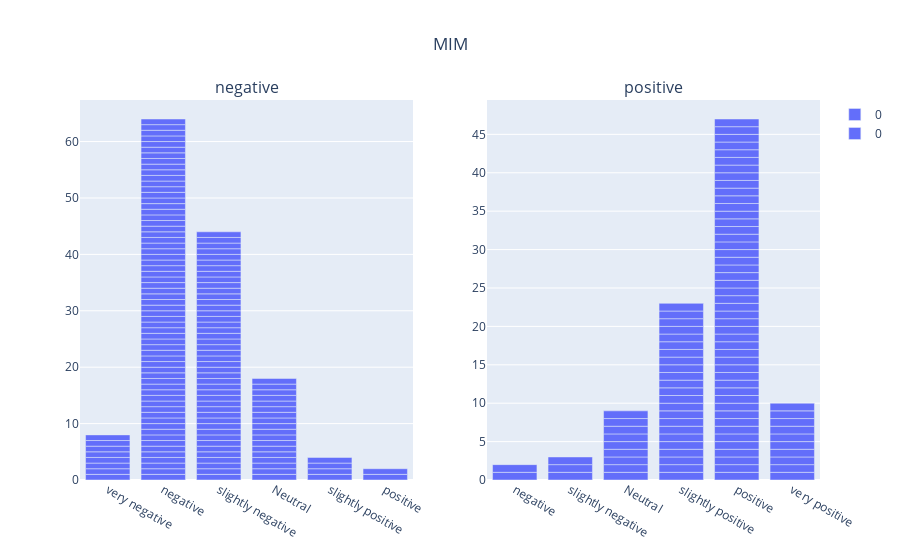

The code cell stored with this chart in its notebook:
### Code cell
fig2 = px.bar(df2)
fig6 = px.bar(df6)

fig2_traces = []
fig6_traces = []

for trace in range(len(fig2["data"])):
    fig2_traces.append(fig2["data"][trace])
for trace in range(len(fig6["data"])):
    fig6_traces.append(fig6["data"][trace])

this_figure = sp.make_subplots(rows=1, cols=2, subplot_titles=("negative", "positive"))
for traces in fig2_traces:
    this_figure.append_trace(traces, row=1, col=1)
for traces in fig6_traces:
    this_figure.append_trace(traces, row=1, col=2)

# this_figure.update_layout(height=600, width=1500, title_text="CMU-MOSI 7 Class Sentiment Intensity")
this_figure.update_layout(title_text='MIM', title_x=0.5)
this_figure.update_xaxes(categoryorder='array', categoryarray= order)
# this_figure.update_yaxes(range=[0,250])
this_figure.show()

### Figure 1 — Plotly figure (JSON) as saved in the notebook; plotly's stock layout.template omitted (floating-point values rounded to 4 significant figures; data arrays with more than 128 entries replaced by an {"elided": "..."} marker saying what was removed)
{"data": [{"alignmentgroup": "True", "hovertemplate": "variable=0<br>value=%{x}<br>count=%{y}<extra></extra>", "legendgroup": "0", "marker": {"color": "#636efa", "pattern": {"shape": ""}}, "name": "0", "offsetgroup": "0", "orientation": "v", "showlegend": true, "textposition": "auto", "type": "bar", "x": {"elided": "140 str values"}, "xaxis": "x", "y": {"elided": "140 int values"}, "yaxis": "y"}, {"alignmentgroup": "True", "hovertemplate": "variable=0<br>value=%{x}<br>count=%{y}<extra></extra>", "legendgroup": "0", "marker": {"color": "#636efa", "pattern": {"shape": ""}}, "name": "0", "offsetgroup": "0", "orientation": "v", "showlegend": true, "textposition": "auto", "type": "bar", "x": ["positive", "positive", "positive", "positive", "slightly positive", "positive", "Neutral", "very positive", "positive", "positive", "positive", "positive", "very positive", "slightly negative", "positive", "positive", "positive", "positive", "positive", "positive", "negative", "very positive", "slightly positive", "positive", "slightly positive", "positive", "slightly positive", "positive", "positive", "positive", "slightly positive", "slightly positive", "slightly positive", "positive", "very positive", "very positive", "Neutral", "very positive", "positive", "slightly positive", "slightly negative", "slightly positive", "positive", "positive", "positive", "positive", "slightly positive", "very positive", "positive", "slightly positive", "very positive", "slightly positive", "very positive", "Neutral", "positive", "positive", "Neutral", "positive", "positive", "positive", "Neutral", "positive", "positive", "slightly positive", "Neutral", "positive", "very positive", "negative", "slightly negative", "Neutral", "positive", "positive", "positive", "slightly positive", "positive", "slightly positive", "Neutral", "positive", "positive", "slightly positive", "slightly positive", "slightly positive", "slightly positive", "positive", "slightly positive", "slightly positive", "slightly positive", "positive", "positive", "Neutral", "positive", "positive", "positive", "slightly positive"], "xaxis": "x2", "y": [1, 1, 1, 1, 1, 1, 1, 1, 1, 1, 1, 1, 1, 1, 1, 1, 1, 1, 1, 1, 1, 1, 1, 1, 1, 1, 1, 1, 1, 1, 1, 1, 1, 1, 1, 1, 1, 1, 1, 1, 1, 1, 1, 1, 1, 1, 1, 1, 1, 1, 1, 1, 1, 1, 1, 1, 1, 1, 1, 1, 1, 1, 1, 1, 1, 1, 1, 1, 1, 1, 1, 1, 1, 1, 1, 1, 1, 1, 1, 1, 1, 1, 1, 1, 1, 1, 1, 1, 1, 1, 1, 1, 1, 1], "yaxis": "y2"}], "layout": {"annotations": [{"font": {"size": 16}, "showarrow": false, "text": "negative", "x": 0.225, "xanchor": "center", "xref": "paper", "y": 1, "yanchor": "bottom", "yref": "paper"}, {"font": {"size": 16}, "showarrow": false, "text": "positive", "x": 0.775, "xanchor": "center", "xref": "paper", "y": 1, "yanchor": "bottom", "yref": "paper"}], "title": {"text": "MIM", "x": 0.5}, "xaxis": {"anchor": "y", "categoryarray": ["very negative", "negative", "slightly negative", "Neutral", "slightly positive", "positive", "very positive"], "categoryorder": "array", "domain": [0, 0.45]}, "xaxis2": {"anchor": "y2", "categoryarray": ["very negative", "negative", "slightly negative", "Neutral", "slightly positive", "positive", "very positive"], "categoryorder": "array", "domain": [0.55, 1]}, "yaxis": {"anchor": "x", "domain": [0, 1]}, "yaxis2": {"anchor": "x2", "domain": [0, 1]}}}
